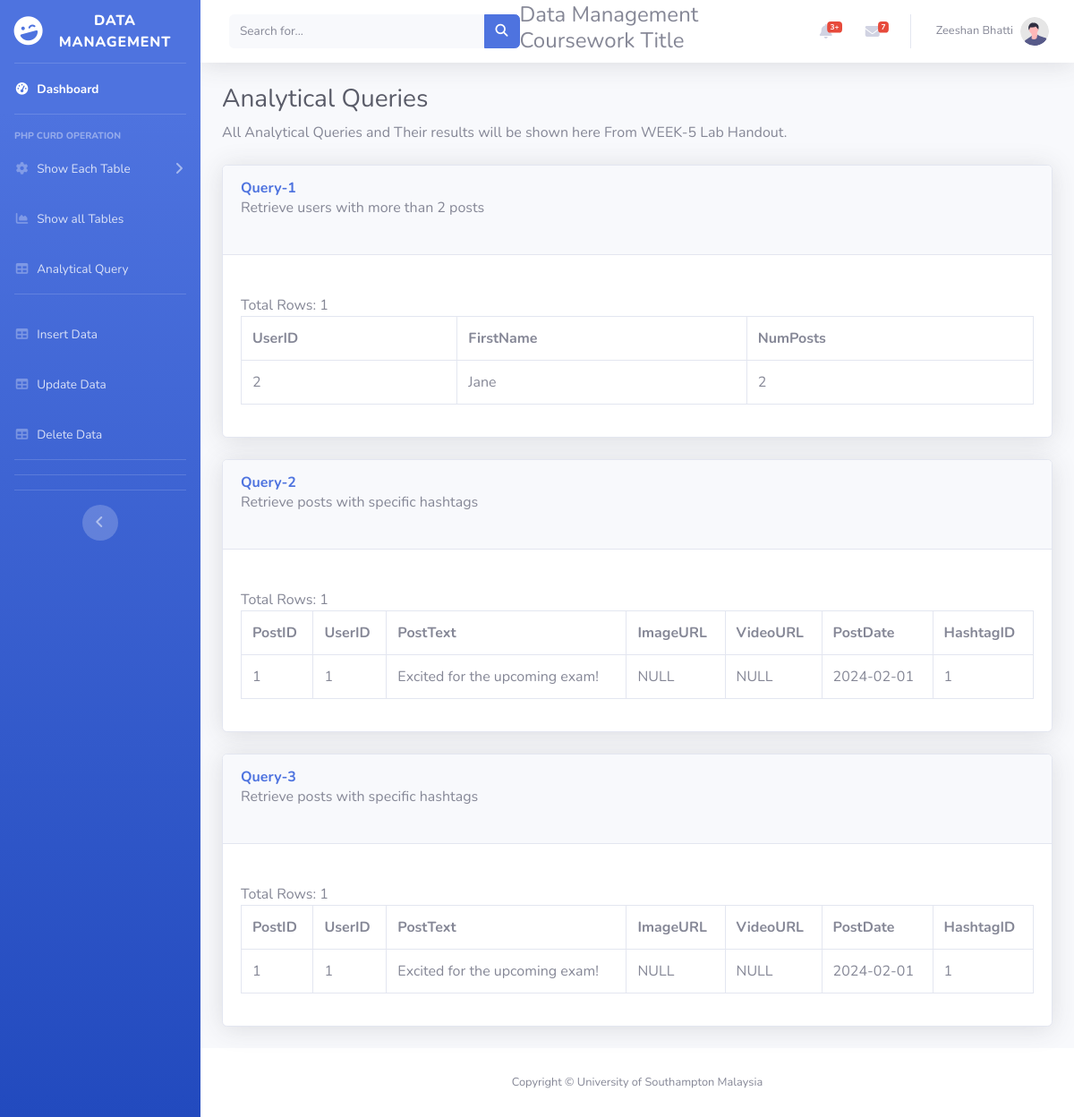
The page /php_curd/AnalyticalQuery.php on the database its author committed.
### tables this page shows
CREATE TABLE `User` (
  `UserID` int(50) NOT NULL,
  `FirstName` varchar(255) NOT NULL,
  `LastName` varchar(255) NOT NULL,
  `Email` varchar(255) NOT NULL,
  `BirthDate` date NOT NULL,
  `Gender` varchar(10) NOT NULL
);

CREATE TABLE `Posts` (
  `PostID` int(11) NOT NULL,
  `UserID` int(11) NOT NULL,
  `PostText` varchar(255) NOT NULL,
  `ImageURL` varchar(255) NOT NULL,
  `VideoURL` varchar(255) NOT NULL,
  `PostDate` date NOT NULL,
  `HashtagID` int(50) DEFAULT NULL
);

### php_curd/AnalyticalQuery.php (the view)
<?php
    include 'db_connect.php';
    include 'sideBarMenu.php';
?>
                <div class="container-fluid">
                    <h1 class="h3 mb-2 text-gray-800">Analytical Queries</h1>
                    <p class="mb-4">All Analytical Queries and Their results will be shown here From WEEK-5 Lab Handout.
                        </p>
                        <?php
                        $sql1 = "SELECT u.UserID, u.FirstName, p.NumPosts
                                FROM User u
                                JOIN (SELECT UserID, COUNT(*) AS NumPosts FROM Posts GROUP BY UserID HAVING COUNT(*) >= 2) p
                                ON u.UserID = p.UserID";
                        $queryTitle1 = "Query-1";
                        $queryDescription1 = "Retrieve users with more than 2 posts";
                        generate_table($conn, $sql1, $queryTitle1, $queryDescription1);
                        $sql2 = "SELECT * FROM Posts WHERE HashtagID IN (SELECT HashtagID FROM Hashtag WHERE HashtagName LIKE '%#exam%')";
                        $queryTitle2 = "Query-2";
                        $queryDescription2 = "Retrieve posts with specific hashtags";
                        generate_table($conn, $sql2, $queryTitle2, $queryDescription2);
                        $sql2 = "SELECT * FROM Posts WHERE HashtagID IN (SELECT HashtagID FROM Hashtag WHERE HashtagName LIKE '%#exam%')";
                        $queryTitle2 = "Query-3";
                        $queryDescription2 = "Retrieve posts with specific hashtags";
                        generate_table($conn, $sql2, $queryTitle2, $queryDescription2);
                        ?>
                </div>
<?php
include 'footer.php';
?>
<?php
function generate_table($conn, $sql, $queryTitle, $queryDescription) {
    echo '<div class="card shadow mb-4">
            <div class="card-header py-3">
                <h6 class="m-0 font-weight-bold text-primary">' . $queryTitle . '</h6>
                <p class="mb-4">' . $queryDescription . '</p>
            </div>
            <div class="card-body">
                <div class="table-responsive">';
    $result = mysqli_query($conn, $sql);
    echo "<br> Total Rows: " . mysqli_num_rows($result);
    if (mysqli_num_rows($result) > 0) {
        echo "<table border='1' class='table table-bordered' id='dataTable' width='100%' cellspacing='0'>";
        echo "<tr>";
        $firstRow = mysqli_fetch_assoc($result);
        foreach ($firstRow as $columnName => $value) {
            echo "<th>" . htmlspecialchars($columnName) . "</th>";
        }
        echo "</tr>";
        mysqli_data_seek($result, 0);
        while ($row = mysqli_fetch_assoc($result)) {
            echo "<tr>";
            foreach ($row as $columnValue) {
                echo "<td>" . htmlspecialchars($columnValue) . "</td>";
            }
            echo "</tr>";
        }
        echo "</table>";
    } else {
        echo "0 results";
    }
    echo '    </div>
            </div>
        </div>';
}
?>

### rows shown on the page
user: columnValue "2", FirstName "Jane"
posts: columnValue "1", PostText "Excited for the upcoming exam!", columnValue "NULL", PostDate "2024-02-01"

### other values the page prints
$queryTitle "Query-1 Query-2 Query-3"
$queryDescription "Retrieve users with more than 2 posts Retrieve posts with specific hashtags Retrieve posts with specific hashtags"
mysqli_num_rows($result) "1 1 1"
$columnName "UserID"
$columnName "FirstName"
$columnName "NumPosts"
$columnName "PostID"
$columnName "PostText"
$columnName "ImageURL"
$columnName "VideoURL"
$columnName "PostDate"
$columnName "HashtagID"
